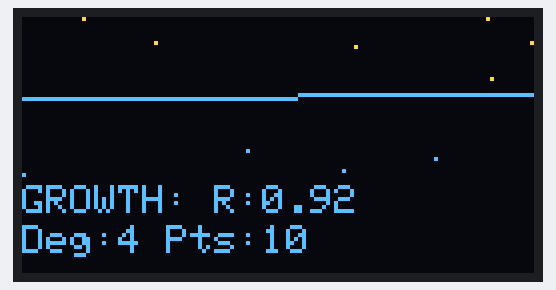
A sketch run on a simulated Arduino Uno, built with avr-gcc and run on an emulated ATmega328P. On the bench: 128×64 one-colour display. The OLED is the two-colour kind (top 16 rows yellow); random numbers use the default seed unless the sketch sets one; what the sketch prints to the serial monitor is not drawn.

Above: at 29.2 s.
At 59.5 s:
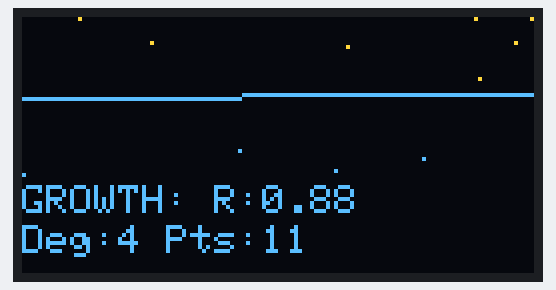
At 92.4 s:
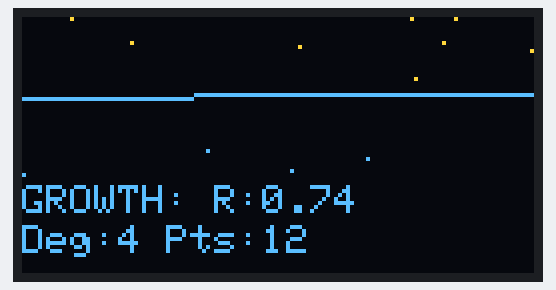
At 128.1 s:
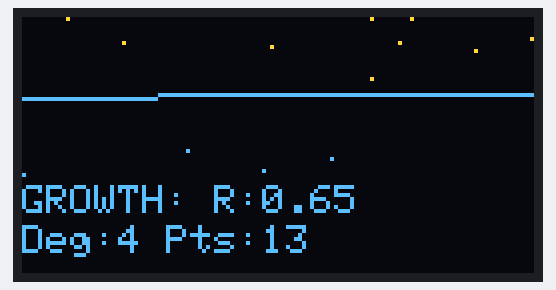

Measured:
- what the display in image 0 shows lasts 30.2 s, from 29.2 s to 59.4 s
- what the display in image 1 shows lasts 33.0 s, from 59.4 s to 92.4 s
- what the display in image 2 shows lasts 35.6 s, from 92.4 s to 128.0 s

The sketch:

exp2_vis_manual_fix2tuned.ino
```cpp
#include <Arduino.h>
#include <Adafruit_GFX.h>
#include <Adafruit_SSD1306.h>
#include <vector>
#include <numeric>
#include <cmath>

#define SCREEN_WIDTH 128
#define SCREEN_HEIGHT 64
//#define OLED_RESET -1
#define SCREEN_ADDRESS 0x3C

  constexpr uint8_t OLED_DC = 16 ;
//#define OLED_DC     16
  constexpr uint8_t OLED_CS = 5 ;
//#define OLED_CS     5
  constexpr uint8_t OLED_RESET = 17;
//#define OLED_RESET  17
  constexpr uint32_t OLED_BITRATE = 80000000 ;

#define MAX_DATASET_WINDOW 50

class AdvancedPolynomialFitter {
private:
    // Optimization configuration
    const int MAX_ITERATIONS = 500;
    const double LEARNING_RATE = 0.000000001;
    const float CONVERGENCE_THRESHOLD = 1e-6;
//    const float CONVERGENCE_THRESHOLD = 1e-4;
//    const float CONVERGENCE_THRESHOLD = 1e-3;

    // Regularization parameters
    const float L1_LAMBDA = 0.01;  // Lasso regularization
    const float L2_LAMBDA = 0.001;  // Ridge regularization


    // Regularization types
    enum RegularizationType {
        NONE,
        L1_LASSO,
        L2_RIDGE,
        ELASTIC_NET
    };

    // Loss function types
    enum LossFunctionType {
        MEAN_SQUARED_ERROR,
        MEAN_ABSOLUTE_ERROR,
        HUBER_LOSS
    };

/* prone to overflow
    // Helper method: Calculate Mean Squared Error
    float calculateMSE(const std::vector<float>& coeffs,
                       const std::vector<float>& x,
                       const std::vector<float>& y) {
        double totalError = 0.0;
        for (size_t i = 0; i < x.size(); ++i) {
            float prediction = 0.0;
            for (size_t j = 0; j < coeffs.size(); ++j) {
                prediction += coeffs[j] * pow(x[i], j);
            }
            totalError += pow(prediction - y[i], 2);
        }
//        Serial.println(totalError);
        return totalError / x.size();
    }
*/


    // calculate using Welford's method
    double calculateMSE(const std::vector<float>& coeffs,
                   const std::vector<float>& x,
                   const std::vector<float>& y) {
    double meanSquaredError = 0.0;
    double mean = 0.0;
    double M2 = 0.0;

    for (size_t i = 0; i < x.size(); ++i) {
        float prediction = 0.0;
        for (size_t j = 0; j < coeffs.size(); ++j) {
            prediction += coeffs[j] * pow(x[i], j);
        }
        float error = prediction - y[i];
        double squaredError = error * error;
        double delta = squaredError - mean;
        mean += delta / (i + 1);
        M2 += delta * (squaredError - mean);
    }

    meanSquaredError = mean;
    //Serial.println(meanSquaredError);
    return meanSquaredError;
}


/*
double calculateMSE(const std::vector<float>& coeffs,
                   const std::vector<float>& x,
                   const std::vector<float>& y) {
    // Normalization
    std::vector<float> x_norm = x;
    std::vector<float> y_norm = y;
    double x_max = *std::max_element(x.begin(), x.end());
    double y_max = *std::max_element(y.begin(), y.end());
    std::transform(x.begin(), x.end(), x_norm.begin(), [x_max](double val) { return val / x_max; });
    std::transform(y.begin(), y.end(), y_norm.begin(), [y_max](double val) { return val / y_max; });

    double meanSquaredError = 0.0;
    double mean = 0.0;
    double M2 = 0.0;

    for (size_t i = 0; i < x_norm.size(); ++i) {
        double prediction = 0.0;
        for (size_t j = 0; j < coeffs.size(); ++j) {
            prediction += coeffs[j] * pow(x_norm[i], j);
        }
        double error = prediction - y_norm[i];
        double squaredError = error * error;
        double delta = squaredError - mean;
        mean += delta / (i + 1);
        M2 += delta * (squaredError - mean);
    }

    meanSquaredError = mean;
    return meanSquaredError;
}
*/

 // Gradient Descent with adaptive learning and regularization
    std::vector<float> gradientDescentFit(
        const std::vector<float>& x,
        const std::vector<float>& y,
        int degree,
        RegularizationType regType = L2_RIDGE,
        LossFunctionType lossType = MEAN_SQUARED_ERROR
    ) {
        std::vector<float> coeffs(degree + 1, 0.0);

        // Normalize x and y
        std::vector<float> x_norm = x;
        //std::vector<float> y_norm = y;
//        double x_min = *std::min_element(x.begin(), x.end());
//        Serial.println(x_min);
//        double x_max = *std::max_element(x.begin(), x.end());
//        Serial.println(x_max);
//        Serial.print("orig:");
//        Serial.println(x[0]);
//        Serial.println(x[x.size()-1]);

        double x_min = *std::min_element(x.begin(), x.end());
        Serial.print("xmin:");
        Serial.print(x_min);
        double x_max = *std::max_element(x.begin(), x.end());
        Serial.print(" xmax:");
        Serial.println(x_max);

       // double y_max = *std::max_element(y.begin(), y.end());
        std::transform(x.begin(), x.end(), x_norm.begin(), [x_min](double val) { return val - x_min; });
        //std::transform(y.begin(), y.end(), y_norm.begin(), [y_max](double val) { return val / y_max; });
        Serial.println(x_norm[0]);
        Serial.println(x_norm[x_norm.size()-1]);
        // Adaptive learning rate
        double dynamicLearningRate = LEARNING_RATE;

        for (int iteration = 0; iteration < MAX_ITERATIONS; ++iteration) {
            std::vector<float> gradients(degree + 1, 0.0);
         //   double prevMSE = calculateMSE(coeffs, x_norm, y);

            // Compute gradients
            for (size_t j = 0; j < degree; ++j) {
                for (size_t i = 0; i < x_norm.size(); ++i) {
                    float prediction = 0.0;
                    for (size_t k = 0; k < degree; ++k) {
                        prediction += coeffs[k] * pow(x_norm[i], k);
                    }
                    float error = prediction - y[i];
                    double gradient = 2 * error * pow(x_norm[i], j);

                    // Regularization
                    switch (regType) {
                        case L1_LASSO:
                            gradient += L1_LAMBDA * (coeffs[j] > 0 ? 1 : -1);
                            break;
                        case L2_RIDGE:
                            gradient += 2 * L2_LAMBDA * coeffs[j];
                            break;
                        case ELASTIC_NET:
                            gradient += L1_LAMBDA * (coeffs[j] > 0 ? 1 : -1) +
                                        2 * L2_LAMBDA * coeffs[j];
                            break;
                        default:
                            break;
                    }
                    gradients[j] += gradient;
                }
                gradients[j] /= x_norm.size();
            }

            // Update coefficients
            for (size_t j = 0; j < degree; ++j) {
                coeffs[j] -= dynamicLearningRate * gradients[j];
  //              coeffs[j] =+ dynamicLearningRate * 0.0001;

            }

            // Adaptive learning rate
       //     double currentMSE = calculateMSE(coeffs, x_norm, y);
       //     if (currentMSE > prevMSE) {
       //         dynamicLearningRate *= 0.5;  // Reduce learning rate
       //     } else if (currentMSE < prevMSE) {
       //         dynamicLearningRate *= 1.05;  // Slightly increase learning rate
       //     }

        }

        return coeffs;
    }


 // Simulated Annealing for global optimization
    std::vector<float> simulatedAnnealingFit(
        const std::vector<float>& x,
        const std::vector<float>& y,
        int degree
    ) {
        std::vector<float> bestCoeffs(degree + 1, 0.0);
        float bestError = std::numeric_limits<float>::max();

        // Normalize x and y
        std::vector<float> x_norm = x;
        std::vector<float> y_norm = y;
        double x_max = *std::max_element(x.begin(), x.end());
        double y_max = *std::max_element(y.begin(), y.end());
        std::transform(x.begin(), x.end(), x_norm.begin(), [x_max](double val) { return val / x_max; });
        std::transform(y.begin(), y.end(), y_norm.begin(), [y_max](double val) { return val / y_max; });

        float temperature = 1000.0;
        float coolingRate = 0.003;

        // Random number generator setup (pseudo-random for deterministic behavior)
        unsigned long seed = micros();

        while (temperature > 1.0) {
            // Create slightly perturbed coefficients
            std::vector<float> currentCoeffs = bestCoeffs;
            for (auto& coeff : currentCoeffs) {
                // Add random perturbation scaled by temperature
                coeff += ((random(seed) / (float)RAND_MAX) - 0.5) * temperature * 0.1;
            }

            float currentError = calculateMSE(currentCoeffs, x_norm, y_norm);

            // Probabilistic acceptance of worse solutions
            float deltaCost = currentError - bestError;
            float acceptanceProbability = exp(-deltaCost / temperature);

            if (deltaCost < 0 || ((random(seed) / (float)RAND_MAX) < acceptanceProbability)) {
                bestCoeffs = currentCoeffs;
                bestError = currentError;
            }

            // Cool down
            temperature *= 1 - coolingRate;
        }

        return bestCoeffs;
    }

public:
    // Optimization methods enum
    enum OptimizationMethod {
        GRADIENT_DESCENT,
        LEVENBERG_MARQUARDT,
        NELDER_MEAD,
        SIMULATED_ANNEALING
    };

    // Main fitting method with multiple optimization strategies
    std::vector<float> fitPolynomial(
        const std::vector<float>& x,
        const std::vector<float>& y,
        int degree,
        OptimizationMethod method = GRADIENT_DESCENT
    ) {
        switch (method) {
            case GRADIENT_DESCENT:
                return gradientDescentFit(x, y, degree);
            case SIMULATED_ANNEALING:
                return simulatedAnnealingFit(x, y, degree);
            default:
                // Fallback to simple least squares if method not supported
                return gradientDescentFit(x, y, degree);
        }
    }

    // Advanced polynomial evaluation with error bounds
    float evaluatePolynomial(
        const std::vector<float>& coeffs,
        float x,
        float& errorBound
    ) {
        float result = 0.0;
        errorBound = 0.0;

        for (size_t i = 0; i < coeffs.size(); ++i) {
            result += coeffs[i] * pow(x, i);
            // Simple error propagation
           // errorBound += abs(coeffs[i]) * pow(x, i);
        }

        return result;
    }
};

//------------------- graphics


class AdvancedOLEDVisualizer {
private:
    Adafruit_SSD1306 display;

    // Improved mapping with float precision
    float mapFloat(float x, float in_min, float in_max, float out_min, float out_max) {
        return (x - in_min) * (out_max - out_min) / (in_max - in_min) + out_min;
    }

    // Compute polynomial derivative
    std::vector<float> computeDerivative(const std::vector<float>& coeffs) {
        std::vector<float> derivative(coeffs.size() - 1, 0.0);
        for (size_t i = 1; i < coeffs.size(); ++i) {
            derivative.push_back(i * coeffs[i]);
        }
        return derivative;
    }

public:
//    AdvancedOLEDVisualizer() : display(SCREEN_WIDTH, SCREEN_HEIGHT, &Wire, OLED_RESET) {}
      AdvancedOLEDVisualizer() : display(SCREEN_WIDTH, SCREEN_HEIGHT, &SPI, OLED_DC, OLED_RESET, OLED_CS, OLED_BITRATE) {}

    void begin() {
        Wire.begin();
        if(!display.begin(SSD1306_SWITCHCAPVCC, SCREEN_ADDRESS)) {
            Serial.println(F("SSD1306 allocation failed"));
            for(;;);
        }
        display.clearDisplay();
        display.setTextSize(1);
        display.setTextColor(SSD1306_WHITE);
    }


    void visualizeGrowthAnalysis(
        const std::vector<float>& xData,
        const std::vector<float>& yData,
        const std::vector<float>& coeffs,
        bool growthDetected,
        float growthRate
    ) {
        display.clearDisplay();

        // Find data ranges
        float xMin = *std::min_element(xData.begin(), xData.end());
        float xMax = *std::max_element(xData.begin(), xData.end());
        float yMin = *std::min_element(yData.begin(), yData.end());
        float yMax = *std::max_element(yData.begin(), yData.end());

        // Compute derivative
        //std::vector<float> derivative = computeDerivative(coeffs);

        // Split screen into three regions
        int dataPlotHeight = 40;  // Main data plot
        int bottomInfoHeight = 24;  // Bottom info area

        // Plot original data points
        for (size_t i = 0; i < xData.size(); ++i) {
            int x = mapFloat(xData[i], xMin, xMax, 0, SCREEN_WIDTH-1);
            int y = mapFloat(yData[i], yMin, yMax, dataPlotHeight-1, 0);
            display.drawPixel(x, y, SSD1306_WHITE);
        }

        // Plot fitted polynomial curve
        for (int x = 0; x < SCREEN_WIDTH; ++x) {
            float dataX = mapFloat(x, 0, SCREEN_WIDTH-1, xMin, xMax);

            // Evaluate polynomial
            float yFitted = 0.0;
            for (size_t j = 0; j < coeffs.size(); ++j) {
                yFitted += coeffs[j] * pow(dataX-xMin, j);
            }

            // Map fitted y to screen
            int y = mapFloat(yFitted, yMin, yMax, dataPlotHeight-1, 0);
            display.drawPixel(x, y, SSD1306_WHITE);
        }

        // Plot derivative in bottom region
/*
        float derivMin = *std::min_element(derivative.begin(), derivative.end());
        float derivMax = *std::max_element(derivative.begin(), derivative.end());

        for (int x = 0; x < SCREEN_WIDTH; ++x) {
            // Map screen x to derivative index
            size_t derivIndex = map(x, 0, SCREEN_WIDTH-1, 0, derivative.size()-1);

            // Evaluate derivative
            float derivValue = derivative[derivIndex];

            // Map derivative to bottom region
            int y = mapFloat(derivValue, derivMin, derivMax,
                             SCREEN_HEIGHT-1, dataPlotHeight);

            // Highlight growth regions
            if (growthDetected && derivValue > 0) {
                display.drawPixel(x, y, SSD1306_WHITE);
            } else {
                display.drawPixel(x, y-1, SSD1306_WHITE);
                display.drawPixel(x, y,   SSD1306_WHITE);
            }
        }
*/
        // Bottom info area
        //display.drawFastHLine(0, dataPlotHeight, SCREEN_WIDTH, SSD1306_WHITE);

        // Compact info display
        display.setCursor(0, dataPlotHeight + 2);
        display.print(growthDetected ? "GROWTH:" : "NO GROWTH");
        display.print(" R:");
        display.print(growthRate, 2);

        // Degree and visualization indicator
        display.setCursor(0, dataPlotHeight + 12);
        display.print("Deg:");
        display.print(coeffs.size()-1);
        display.print(" Pts:");
        display.print(xData.size());
        yield();
        display.display();
    }

    void displayErrorState(const String& errorMsg) {
        display.clearDisplay();
        display.setCursor(0,0);
        display.println("ERROR:");
        display.println(errorMsg);
        display.display();
    }
};


// Example usage in ESP32 context
class ExponentialGrowthDetector {
private:
    AdvancedPolynomialFitter polynomialFitter;
    std::vector<float> timestamps;
    std::vector<float> values;
    AdvancedOLEDVisualizer oledViz;

public:
    void begin() {
        oledViz.begin();
    }

    void addDataPoint(float timestamp, float value) {
        timestamps.push_back(timestamp);
        values.push_back(value);

        // Limit dataset size
        if (timestamps.size() > MAX_DATASET_WINDOW) {
            timestamps.erase(timestamps.begin());
            values.erase(values.begin());
        }
    }

   float computeGrowthRate(const std::vector<float>& coeffs,
                             const std::vector<float>& xData) {
        if (xData.empty()) return 0.0;

        float lastX = xData.back();
        float lastValue = 0.0;
        float nextValue = 0.0;

        // Compute last and next values
        for (size_t j = 0; j < coeffs.size(); ++j) {
            lastValue += coeffs[j] * pow(lastX, j);
            nextValue += coeffs[j] * pow(lastX + 1, j);
        }

        // Compute growth rate
        return (nextValue - lastValue) / lastValue;
    }

    bool detectExponentialGrowth() {
        if (timestamps.size() < 10) return false;

        // Try different polynomial degrees and optimization methods
//        std::vector<int> degrees = {3, 4, 5, 6, 7};
        std::vector<uint8_t> degrees = {4};

        float bestGrowthRate = 0.0;
        bool growthDetected = false;
        std::vector<float> bestCoeffs;
        std::vector<AdvancedPolynomialFitter::OptimizationMethod> methods = {
            AdvancedPolynomialFitter::GRADIENT_DESCENT,
            //AdvancedPolynomialFitter::LEVENBERG_MARQUARDT,
            //AdvancedPolynomialFitter::NELDER_MEAD,
            //AdvancedPolynomialFitter::SIMULATED_ANNEALING
        };

        for (uint8_t degree : degrees) {
            for (auto method : methods) {
                std::vector<float> coeffs = polynomialFitter.fitPolynomial(
                    timestamps, values, degree, method
                );
                bestCoeffs = coeffs; // ensure there is some fit in coeffs sent to visualizer
                // Analyze coefficients for exponential characteristics
                float errorBound;
                float prediction = polynomialFitter.evaluatePolynomial(
                    coeffs, timestamps.back()-timestamps[0], errorBound
                );

                // Compute growth rate
                float growthRate = computeGrowthRate(coeffs, timestamps);

                // Sophisticated growth detection criteria
            if (growthRate > 0.2 && growthRate < 10.0) {
                growthDetected = true;
               if (growthRate > bestGrowthRate) {
                    bestGrowthRate = growthRate;
                    bestCoeffs = coeffs;
                }
            }

                // Potential growth detection logic
               // if (prediction > values.back() * 1.5 && errorBound < 0.1) {
                    //return true;
                //}
            }
        }
        // Visualize results
        oledViz.visualizeGrowthAnalysis(
            //timestamps, values, bestCoeffs,
            timestamps, values, bestCoeffs,
            growthDetected, bestGrowthRate
        );
        return growthDetected;
    }
};

   ExponentialGrowthDetector growthDetector;

void setup() {
    Serial.begin(115200);
    // Initialize growth detector and OLED
    growthDetector.begin();
}

void loop() {
    // Simulate exponential-like data collection
    static float time = 0;

    // Simulated exponential growth with noise
    float value = 1 * sin(0.2*time)*exp(0.1 * time) + random(-80, 80) / 10.0;

    growthDetector.addDataPoint(time, value);
    yield();
    // Detect growth and visualize
    growthDetector.detectExponentialGrowth();

    time += random(0,+100)/100.0;
    delay(200);
}

/*
void loop() {
    // Example usage


    // Simulate data collection
    for (int i = 0; i < 50; i++) {
        float timestamp = i;
        float value = exp(0.1 * i) + random(-10, 10) / 10.0;
        detector.addDataPoint(timestamp, value);
    }

    if (detector.detectExponentialGrowth()) {
        Serial.println("Potential Exponential Growth Detected!");
    }

    delay(5000);
}
*/
```
